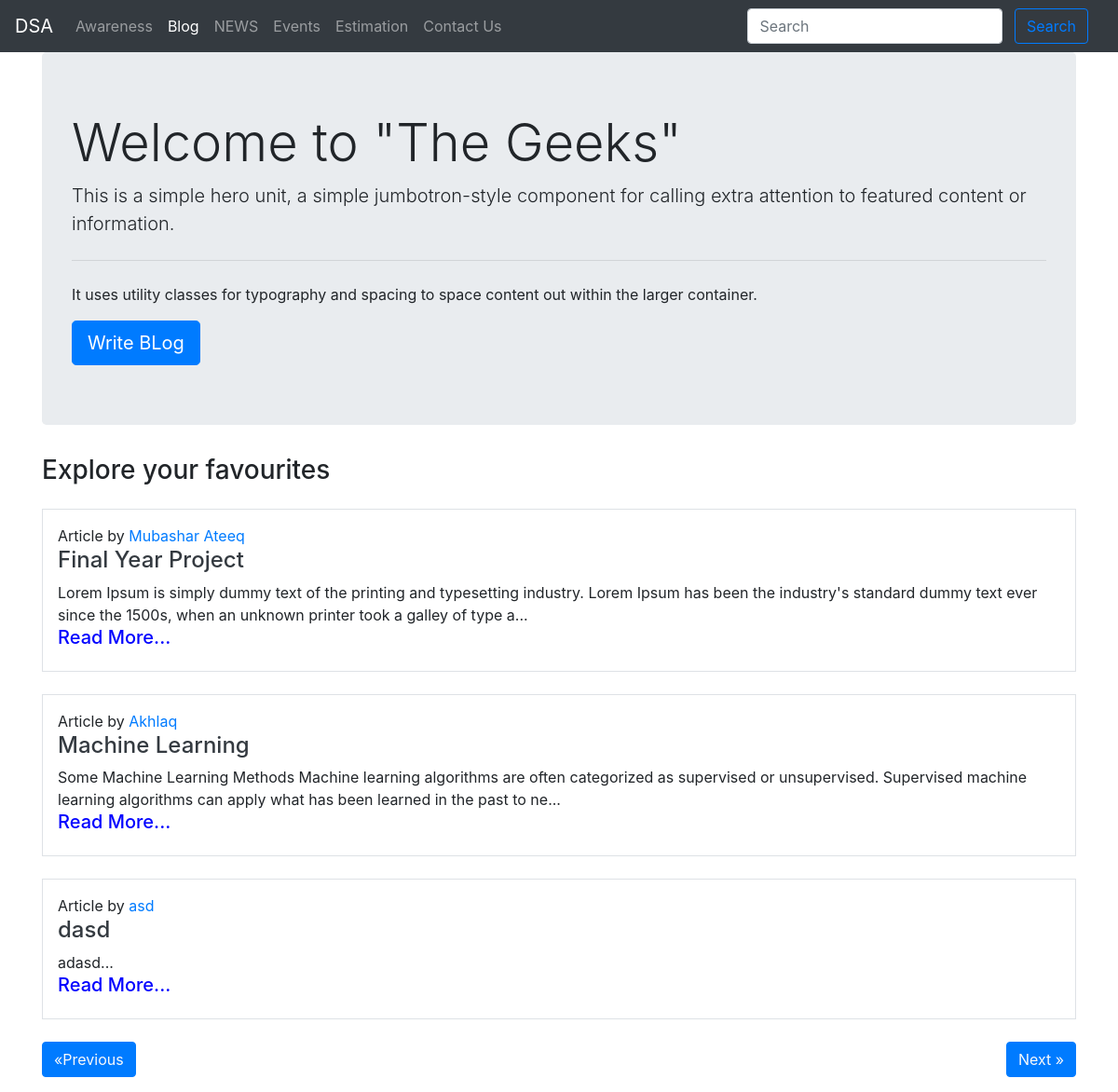
Before: /bloghome/ with the older database file.
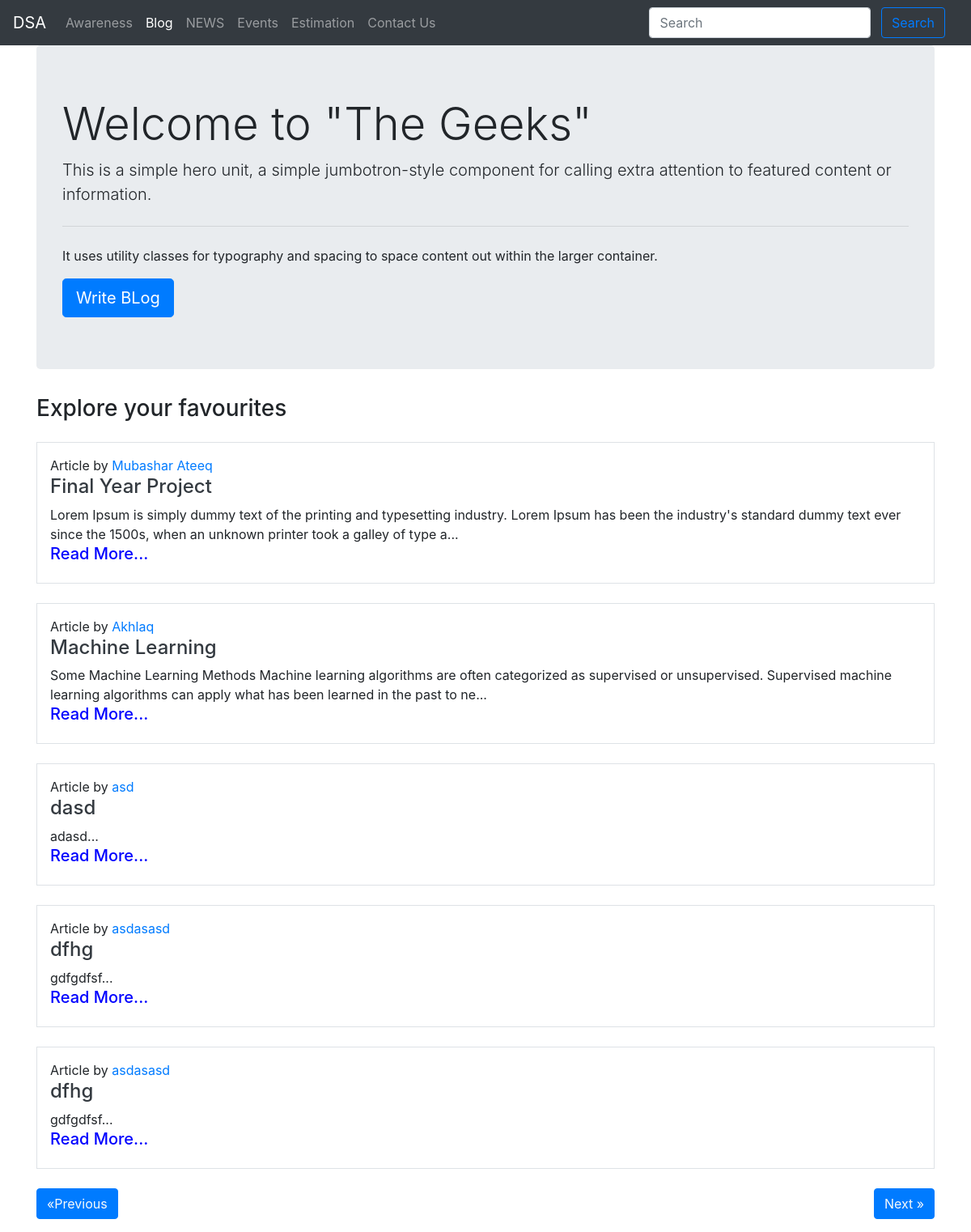
After: the same page with the newer database file.
### fyp/models.py (models this page shows, shortened)
class Blog(models.Model):
    sno = models.AutoField(primary_key=True)
    title = models.CharField(max_length=200)
    content = RichTextField(null=True)
    short_desc = models.CharField(max_length=300, default="")
    slug = models.CharField(max_length=100)
    time = models.DateTimeField(auto_now_add=True)
    author = models.CharField(max_length=20, default="")

### fyp/views.py (the view)
# urls.py: path('bloghome/', views.blog, name='blog'),
def blog(request):
    no_of_posts = 5
    page = (request.GET.get('page'))
    if page is None:
        page = 1
    else:
        page = int(page)
    blogs = Blog.objects.all()
    length = len(blogs)
    blogs = blogs[(page-1)*no_of_posts: page*no_of_posts]
    if page > 1:
        prev = page-1
    else:
        prev = None
    if page < math.ceil(length/no_of_posts):
        nxt = page + 1
    else:
        nxt = None
    context = {'blogs': blogs, 'prev': prev, 'nxt': nxt}
    return render(request, 'bloghome.html', context)

### templates/bloghome.html (shortened to what this page needs)
{% extends 'base.html' %}
{% block blogactive %}active{% endblock blogactive %}
{% block search %}
<div class="ml-auto form-inline">
  <form action='/search' method='get' class=" my-2 mx-3 my-lg-0">
    <input class="form-control mr-sm-2" type="search" name="query" id="query" placeholder="Search" aria-label="Search">
    <button class="btn btn-outline-primary my-2 my-sm-0" type="submit">Search</button>
  </form>
</div>
{% endblock search %}
{% block body %}
<div class="container">
  <div class="jumbotron">
    <h1 class="display-4 ">Welcome to "The Geeks"</h1>
    <p class="lead">This is a simple hero unit, a simple jumbotron-style component for calling extra attention to
      featured content or information.</p>
    <hr class="my-4">
    <p>It uses utility classes for typography and spacing to space content out within the larger container.</p>
    <a class="btn btn-primary btn-lg" href="/blogwrite" role="button">Write BLog</a>
  </div>
  <h3 class="my-3"> Explore your favourites</h3>
  {% for blog in blogs %}
  <div class="my-4 p-3 border">
    <p class="mb-0 "> Article by <a href="#">{{blog.author}}</a></p>
    <h4 class="text-dark"> <a href="/blogpost/{{blog.slug}}" class="text-dark">{{blog.title}}</a></h4>
    <div>
      {{blog.short_desc|slice:200}}...
    </div>
    <a href="/blogpost/{{blog.slug}}" class="text-dark"><h5 style="color: blue;">Read More...</h5></a>
  </div>
  {% endfor %}
  <div class="my-3">
    {% if prev %}
    <button class="btn btn-primary"><a class="text-light" href="/blog?page={{prev}}">&laquo;Previous</a></button>
    {% else %}
    <button class="btn btn-primary"><a class="text-light" href="#">&laquo;Previous</a></button>
    {% endif %}
    {% if nxt %}
    <button class="btn btn-primary float-right"><a class="text-light" href="/blog?page={{nxt}}">Next
        &raquo;</a></button>
    {% else %}
    <button class="btn btn-primary float-right"><a class="text-light" href="#">Next &raquo;</a></button>
    {% endif %}
  </div>
</div>
{% endblock body %}

### templates/base.html (shortened to what this page needs)
<!doctype html>
<html lang="en">
<head>
  {% load static %}
  <link rel="stylesheet" type="text/css" href="{% static '/awareness.css' %}">
  <link rel="stylesheet" type="text/javascript" href="">
  <link rel="stylesheet" href="https://cdn.jsdelivr.net/npm/bootstrap@4.5.3/dist/css/bootstrap.min.css"
>
</head>
<body>
  <nav class="navbar navbar-expand-lg navbar-dark bg-dark">
    <a class="navbar-brand" href="/">DSA</a>
    <div class="collapse navbar-collapse" id="navbarSupportedContent">
      <ul class="navbar-nav mr-auto">
        <li class="nav-item {% block awarenessactive %}{% endblock awarenessactive %}">
          <a class="nav-link" href="/awareness">Awareness<span class="sr-only">(current)</span></a>
        </li>
        <li class="nav-item {% block blogactive %}{% endblock blogactive %} ">
          <a class="nav-link" href="/bloghome">Blog</a>
        </li>
        <li class="nav-item {% block newsactive %}{% endblock newsactive %}">
          <a class="nav-link" href="/news">NEWS</a>
        </li>
        <li class="nav-item {% block eventsactive %}{% endblock eventsactive %}">
          <a class="nav-link" href="/events">Events</a>
        </li>
        <li class="nav-item {% block estimationactive %}{% endblock estimationactive %} ">
          <a class="nav-link" href="/estimation">Estimation</a>
        </li>
        <li class="nav-item {% block contactactive %}{% endblock contactactive %} ">
          <a class="nav-link" href="/contact">Contact Us</a>
        </li>
      </ul>
      {% block search %}{% endblock search %}
    </div>
  </nav>
    {% block body %} {% endblock body %}
</body>
</html>

Changed rows visible on the page:
added Blog: author "asdasasd", title "dfhg", short_desc "gdfgdfsf"
added Blog: author "asdasasd", title "dfhg", short_desc "gdfgdfsf"
